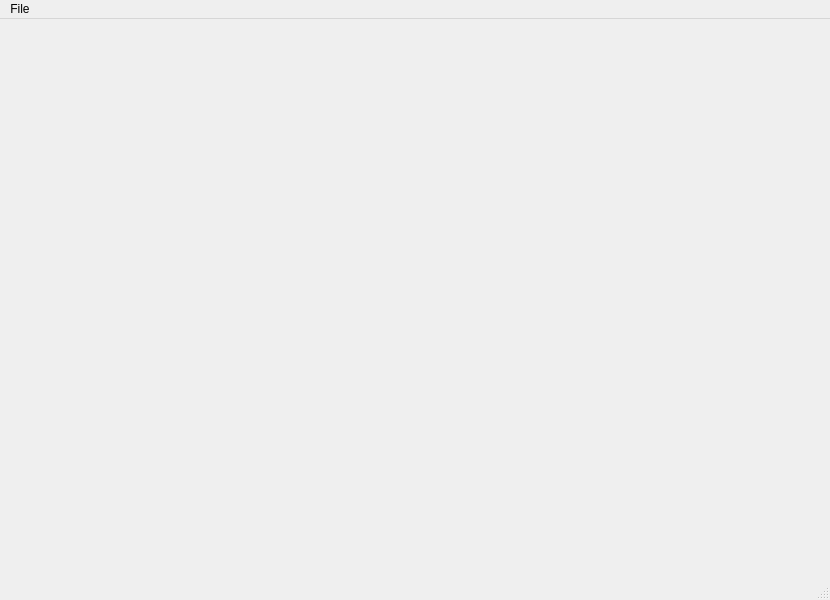
<?xml version="1.0" encoding="UTF-8"?>
<ui version="4.0">
 <class>MainWindow</class>
 <widget class="QMainWindow" name="MainWindow">
  <property name="geometry">
   <rect>
    <x>0</x>
    <y>0</y>
    <width>830</width>
    <height>600</height>
   </rect>
  </property>
  <property name="windowTitle">
   <string>MainWindow</string>
  </property>
  <widget class="QWidget" name="centralwidget"/>
  <widget class="QMenuBar" name="menubar">
   <property name="geometry">
    <rect>
     <x>0</x>
     <y>0</y>
     <width>830</width>
     <height>21</height>
    </rect>
   </property>
   <widget class="QMenu" name="menuFile">
    <property name="title">
     <string>File</string>
    </property>
    <addaction name="actionFile_Exit"/>
   </widget>
   <addaction name="menuFile"/>
  </widget>
  <widget class="QStatusBar" name="statusbar"/>
  <action name="actionFile_Exit">
   <property name="text">
    <string>Exit</string>
   </property>
  </action>
 </widget>
 <resources/>
 <connections/>
</ui>
